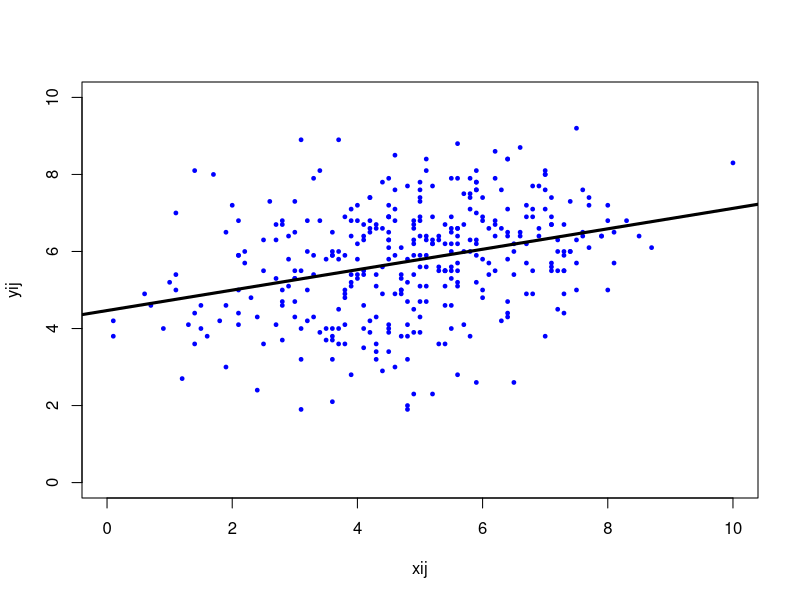
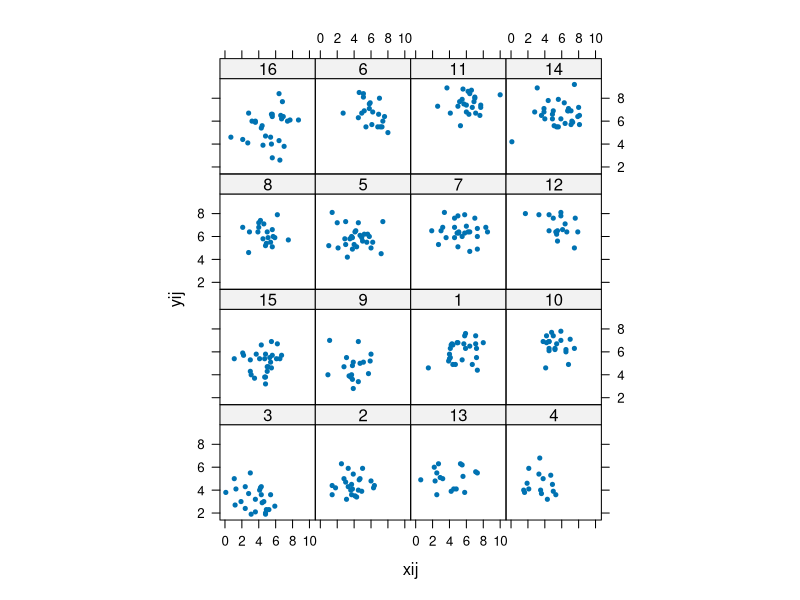
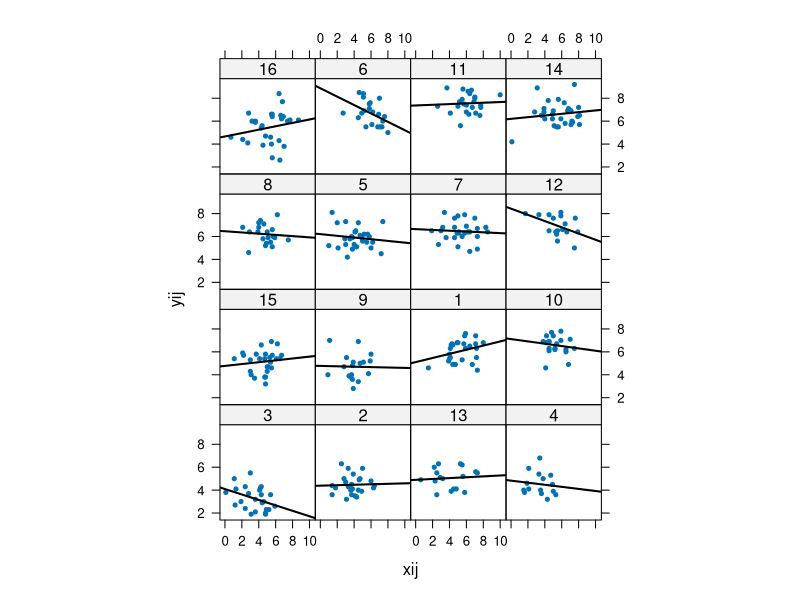

Generate these figures, in order, with R: (Note: this script raises an error after producing the figures.)
############################################################################

# Open Online R Stream (https://www.wvbauer.com/doku.php/live_streams)
#
# By:   Wolfgang Viechtbauer (https://www.wvbauer.com)
# Date: 2020-12-17
#
# Topic(s):
# - mixed-effects / multilevel models (part 2)
#
# last updated: 2020-12-17

############################################################################

# set working directory (in RStudio, 'Session' menu, 'Set Working Directory',
# 'To Source File Location'; then copy-paste setwd() command below)
#setwd("...")

# load the nlme package
library(nlme)

# load the lattice package
library(lattice)

############################################################################

# load the multilevel1.dat data
dat <- read.table("multilevel1.dat", header=TRUE)

# scatterplot of xij versus yij
plot(yij ~ xij, data=dat, pch=19, col="blue", xlim=c(0,10), ylim=c(0,10), cex=0.5)

# fit regression model of yij on xij
res <- lm(yij ~ xij, data=dat)
summary(res)

# add regression line to scatterplot
abline(res, lwd=3)

# create grouped data object / data frame
dat <- groupedData(yij ~ xij | class, data=dat)

# create a figure with scatterplots for each class
plot(dat, layout=c(4,4), aspect=1, FUN = mean,
   panel = function(x, y) panel.xyplot(x, y, pch=19, cex=0.5))

# same as before but add regression line within each classroom
plot(dat, layout=c(4,4), aspect=1, FUN = mean,
   panel = function(x, y) {
      panel.xyplot(x, y, pch=19, cex=0.5)
      panel.abline(lm(y~x), lwd=2)})

# fit regression model within each classroom
res <- lmList(dat)
res

# average slope of the 16 classrooms
mean(coef(res)$xij)

# fit mixed-effects model with random intercepts and random slopes
res <- lme(yij ~ 1 + xij, random = ~ 1 + xij | class, data=dat)
summary(res)

# approximate 95% confidence interval for the mean slope
-0.000021 - 1.96*0.0340311
-0.000021 + 1.96*0.0340311

# we are (roughly!) 95% certain that the *mean slope* in the population of
# classrooms (from which these 16 classrooms have come) falls between -0.067
# and +0.067

# estimate an approximate (prediction) interval where 95% of the slopes are
-0.000021 - 1.96*0.01849544
-0.000021 + 1.96*0.01849544

# we estimate that (roughly!) 95% of the slopes in the population of
# classrooms (from which these 16 classrooms have come) fall within the
# interval -0.036 to +0.036

# the prediction interval above does not account for the uncertainty as to
# where the average slope is; we can improve on this by summing up the
# standard error of the average slope (which reflects the uncertainty as to
# where the average slope is) and the estimated standard deviation of the
# slopes (this needs to be done by adding the squared values and then taking
# the square root of that sum)
-0.000021 - 1.96*sqrt(0.0340311^2 + 0.01849544^2)
-0.000021 + 1.96*sqrt(0.0340311^2 + 0.01849544^2)

# we can actually get the CI for the mean intercept and the mean slope using
# the intervals() function
intervals(res, which="fixed")

# fit model with random intercepts (assuming no variance in slopes across
# classrooms; i.e., SD(slope) = 0)
res0 <- lme(yij ~ 1 + xij, random = ~ 1 | class, data=dat)
summary(res0)

# do a model comparison between the model with random slopes versus the model
# that assumes no variance in the slopes (likelihood ratio test)
anova(res, res0)

# this suggests that the model with random slopes does not fit significantly
# better than the model without random slopes

# get the predicted intercept and slope of the 16 classrooms
coef(res)

############################################################################

# load the multilevel2.dat data
dat <- read.table("multilevel2.dat", header=TRUE)

# let's repeat essentially the same things we did earlier

# plot the data
plot(yij ~ xij, data=dat, pch=19, col="blue", xlim=c(0,10), ylim=c(0,10), cex=0.5)

# plot the data including regression lines for each classroom
dat <- groupedData(yij ~ xij | class, data=dat)
plot(dat, layout=c(4,4), aspect=1, FUN = mean,
   panel = function(x, y) {
      panel.xyplot(x, y, pch=19, cex=0.5)
      panel.abline(lm(y~x), lwd=2)})

# fit mixed-effects model with random intercepts and random slopes
res <- lme(yij ~ xij, random = ~ xij | class, data=dat)
summary(res)

## fit mixed-effects model with random intercepts
res0 <- lme(yij ~ xij, random = ~ 1 | class, data=dat)
summary(res0)

# LRT to test whether there is significant variance in the slopes
anova(res, res0)

# get the predicted intercept and slope of the 16 classrooms
coef(res)

# plot the data with the predicted regression lines and regression line
# based on the average intercept and slope ("fixed")
pred <- augPred(res, level=0:1)
plot(pred, layout=c(4,4), aspect=1, FUN = mean, pch=19, cex=0.5, lwd=2)

############################################################################

# decompose the variance of yij into between- and within-group differences

# fit a regression model without any predictor
res <- lm(yij ~ 1, data=dat)
summary(res)

# get the error variance
sigma(res)^2

# this is the same as the variance of the DV
var(dat$yij)

# fit a model without any predictors but with random intercepts
res <- lme(yij ~ 1, random = ~ 1 | class, data=dat)
summary(res)
VarCorr(res)

# the intercept variance reflects variability between classrooms
# the residual  variance reflects variability within  classrooms

# so the total variance is just the sum of these two variances
sum(as.numeric(VarCorr(res)[,1])) # same as 0.3154995 + 1.1541149

# not exactly the same as var(dat$yij) but quite similar

# proportion of the total variance due to differences between classrooms;
# this is also called the 'intraclass correlation coefficient' (ICC)
as.numeric(VarCorr(res)[1,1]) / sum(as.numeric(VarCorr(res)[,1]))

# ICC = between-class variance / (between-class variance + within-class variance)

# proportion of the total variance due to differences within classrooms
as.numeric(VarCorr(res)[2,1]) / sum(as.numeric(VarCorr(res)[,1]))

############################################################################

# computing pseudo R^2 values

res  <- lme(yij ~ xij, random = ~ xij | class, data=dat)
res0 <- lme(yij ~ 1,   random = ~ 1 | class, data=dat)
VarCorr(res)
VarCorr(res0)

# proportional reduction in the estimated error variance when we include xij
# as a predictor in the model (and also allow the association between yij and
# xij to differ across classrooms)
(as.numeric(VarCorr(res0)[2,1]) - as.numeric(VarCorr(res)[3,1])) / as.numeric(VarCorr(res0)[2,1])

# this can be thought of as an R^2-like value (how much of the variance of yij
# within classrooms is accounted for by xij ?)

# but there are other types of R^2 that can be computed in such models

res  <- lme(yij ~ xij, random = ~ xij | class, data=dat)
res0 <- lme(yij ~ 1,   random = ~ xij | class, data=dat)
VarCorr(res)
VarCorr(res0)

# proportional reduction in the slope variance when we allow the average slope
# to be different from zero
(as.numeric(VarCorr(res0)[2,1]) - as.numeric(VarCorr(res)[2,1])) / as.numeric(VarCorr(res0)[2,1])

# this can also be thought of as an R^2-like value (for how much variance in
# slopes is accounted for by allowing the average slope to be non-zero)

############################################################################

# a model that disentangles the between- and within-classroom association
# between xij and yij

head(dat, 30)

# compute the classroom means of xij and add this to the dataset
dat$mi <- ave(dat$xij, dat$class, FUN=mean)

head(dat, 30)

# compute the within-classroom centered xij values
dat$dij <- dat$xij - dat$mi

head(dat, 30)

# fit model with the classroom means and the within-classroom centered xij
# values as predictors
res <- lme(yij ~ mi + dij, random = ~ dij | class, data=dat)
summary(res)

# if we do not differentiate, then the average slope for xij is a mix of the
# between- and within-classroom associations
res  <- lme(yij ~ xij, random = ~ xij | class, data=dat)
summary(res)

############################################################################

# a repeated-measures dataset
Orthodont

# plot data
plot(Orthodont, layout=c(6,5), aspect=1, FUN = mean, pch=19, cex=0.5, lwd=2)

# compute the ICC
res <- lme(distance ~ 1, random = ~ 1 | Subject, data=Orthodont)
as.numeric(VarCorr(res)[1,1]) / sum(as.numeric(VarCorr(res)[,1]))

# fit model with age as predictor (random intercepts and slopes)
res <- lme(distance ~ age, random = ~ age | Subject, data=Orthodont)
summary(res)

# show the predicted regression lines
pred <- augPred(res)
plot(pred, layout=c(6,5), aspect=1, FUN = mean, pch=19, cex=0.5, lwd=2)

# fit model with age, sex, and the interaction as predictors
res <- lme(distance ~ age * Sex, random = ~ age | Subject, data=Orthodont)
summary(res)

# test if the average slope of the female subjects is significantly different
# from zero (test a linear combination of the fixed effects)
anova(res, L=c(0,1,0,1))

# show the predicted regression lines and the line based on the fixed effects
# of the model (fixed)
pred <- augPred(res, level=0:1)
plot(pred, layout=c(6,5), aspect=1, FUN = mean, pch=19, cex=0.5, lwd=2)

############################################################################

# let's compare this to a repeated-measures ANOVA

tmp <- Orthodont
tmp$age <- factor(tmp$age)

res <- aov(distance ~ age * Sex + Error(Subject/age), data=tmp)
summary(res)

res <- lme(distance ~ age * Sex, random = ~ 1 | Subject, data=tmp)
summary(res)
anova(res)

############################################################################
